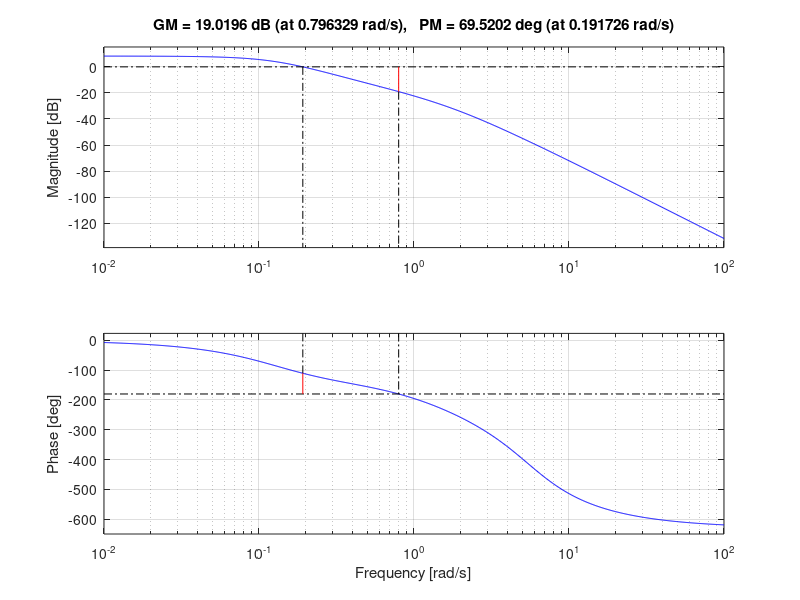
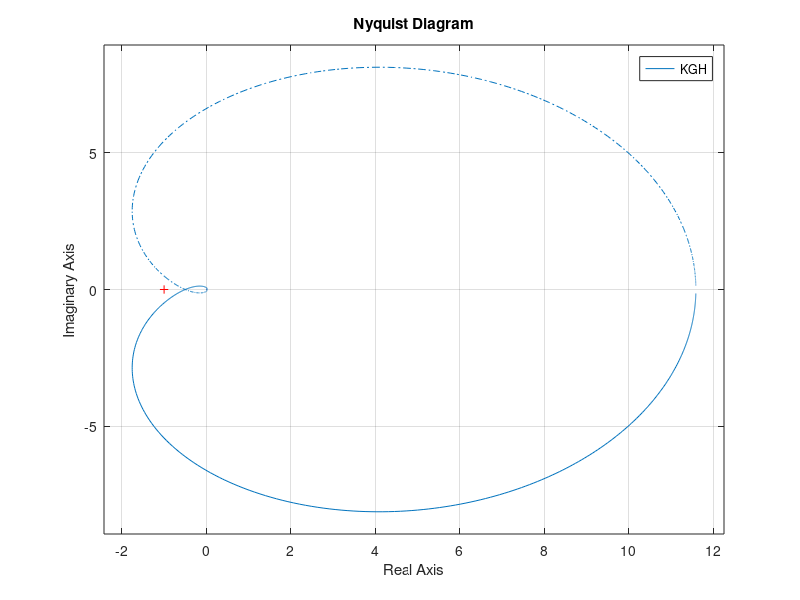
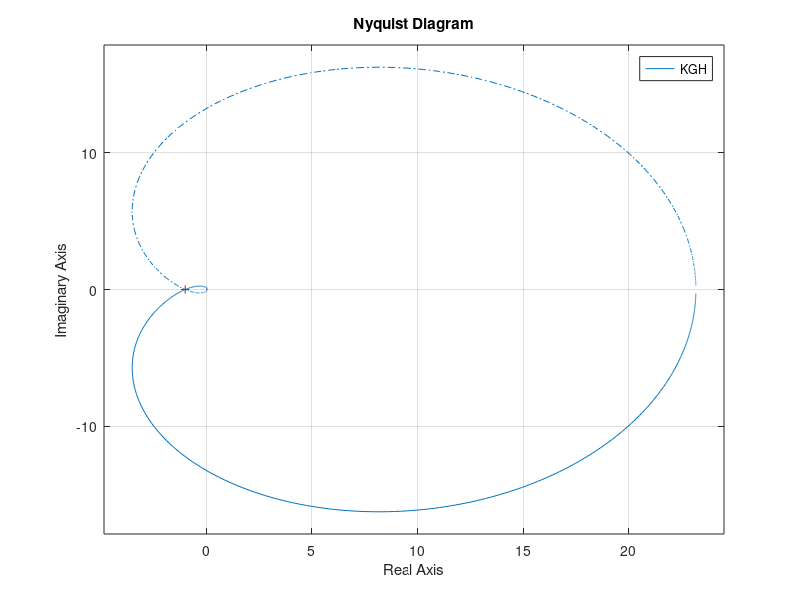
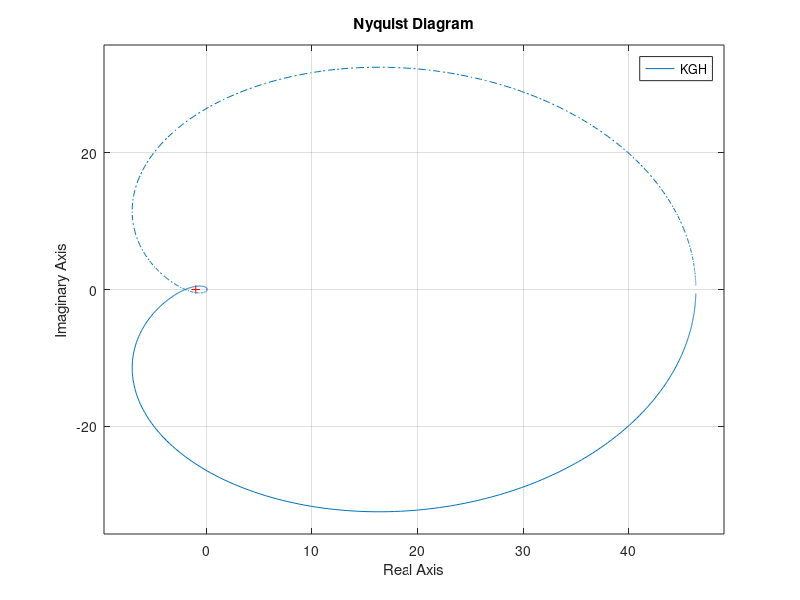

The MATLAB source for these figures, in order: (Note: this script raises an error after producing the figures.)
clear
clc
clf
GH=tf([0.008 -0.059 0.223 0.109],[0.031 0.357 1.963 4.277 3.361 0.622 0.042]);
margin(GH)
[Gm,Pm,Wcg,Wcp]=margin(GH)
grid on
disp('Gm is linear gain margin and GM is gain margin in dB.');
GM=20*log10(Gm)
figure()
kc=8.9325;
k=0.5*kc;
for m=1:3
    KGH=tf([0.008*k -0.059*k 0.223*k 0.109*k],[0.031 0.357 1.963 4.277 3.361 0.622 0.042]);
    nyquist(KGH)
    figure()
    X=sprintf('in figure%d k=%f .',m+1,k);
    disp(X);
    k=k*2;
end
k=0.5*kc;
for m=1:3
    KGH=tf([0.008*k -0.059*k 0.223*k 0.109*k],[0.031 0.357 1.963 4.277 3.361 0.622 0.042]);
    nichols(KGH)
    ngrid
    X=sprintf('in figure%d k=%f .',m+4,k);
    disp(X);
    if m<3
        figure()
    end
    k=k*2;
end
